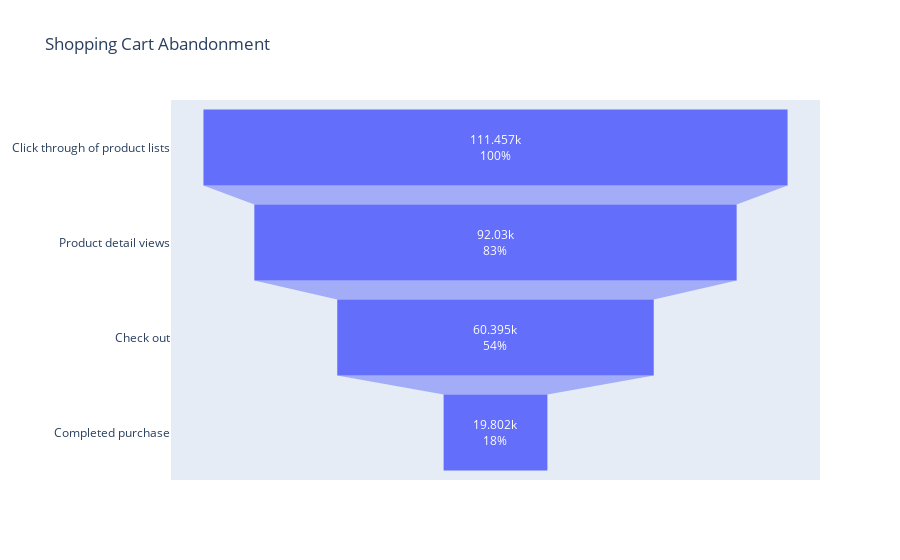

Notebook code cell kept with this figure:
### Code cell
# creating a funnel visualization
fig = go.Figure(go.Funnel(
    y = df_5['actions'],
    x = df_['total_hits'],
    textposition = 'inside',
    textinfo = 'value+percent initial'))

fig.update_layout(title_text = 'Shopping Cart Abandonment')

fig.show()

### Figure 1 — Plotly figure (JSON) as saved in the notebook; plotly's stock layout.template omitted (floating-point values rounded to 4 significant figures)
{"data": [{"textinfo": "value+percent initial", "textposition": "inside", "type": "funnel", "x": [111457, 92030, 60395, 19802], "y": ["Click through of product lists", "Product detail views", "Check out", "Completed purchase"]}], "layout": {"title": {"text": "Shopping Cart Abandonment"}}}
